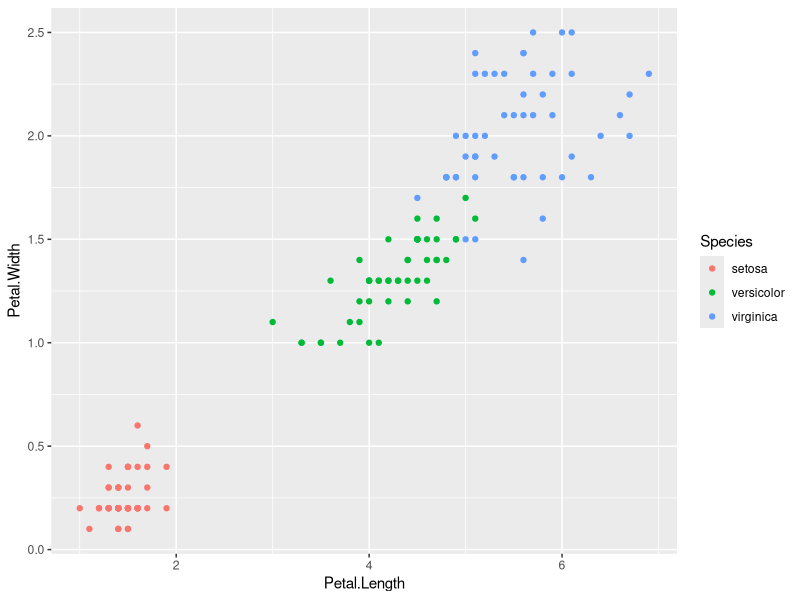
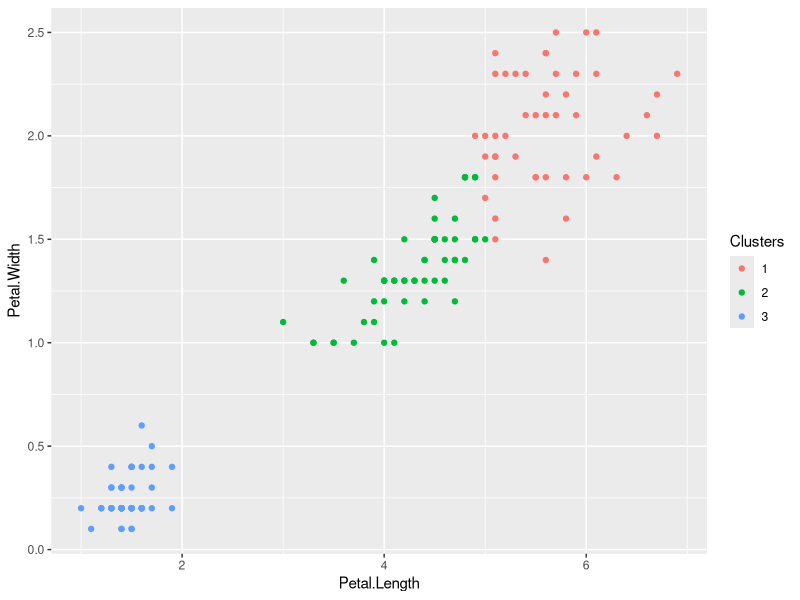

These charts were generated, in order, by the following R code:
#load ggplot for plotting results
library(ggplot2)
#load and inspect data
data(iris)
head(iris)
summary(iris)
class(iris)
#initialize model
iris_clusters <- kmeans(iris[,3:4], centers=3)
iris_clusters
#create table of clusters and species
Clusters <- as.factor(iris_clusters$cluster)
table(Clusters, iris$Species)
#plot petal length vs. width, color points by species
ggplot(iris, aes(Petal.Length, Petal.Width, color = Species)) + geom_point()
#plot petal length vs. width, color points by cluster
ggplot(iris, aes(Petal.Length, Petal.Width, color = Clusters)) + geom_point()

